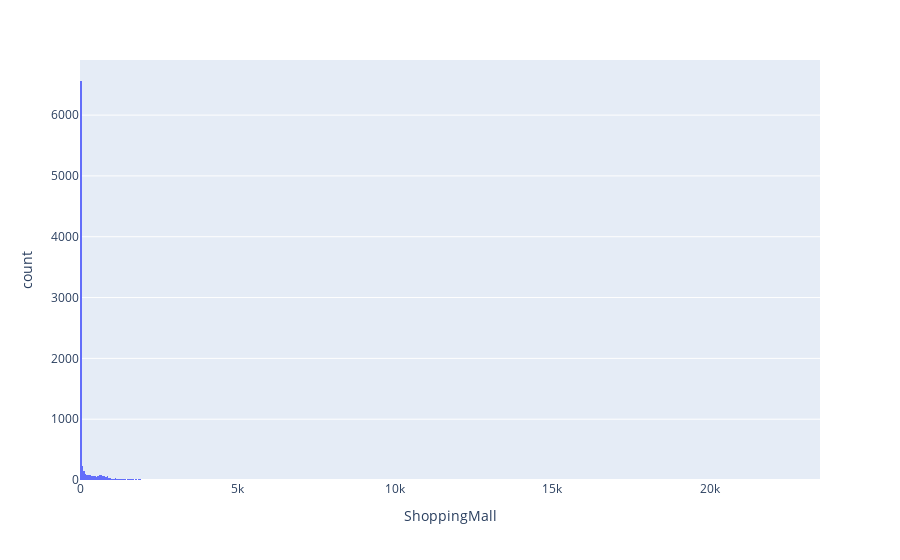

Notebook code cell kept with this figure:
### Markdown cell above
Most poeple seem to spend no more than $100 on food...

### Code cell
# 5. Distribution of Shopping Mall Bills
px.histogram(data_frame = train_df, x="ShoppingMall")

### Figure 1 — Plotly figure (JSON) as saved in the notebook; plotly's stock layout.template omitted (floating-point values rounded to 4 significant figures; data arrays with more than 128 entries replaced by an {"elided": "..."} marker saying what was removed)
{"data": [{"alignmentgroup": "True", "bingroup": "x", "hovertemplate": "ShoppingMall=%{x}<br>count=%{y}<extra></extra>", "legendgroup": "", "marker": {"color": "#636efa", "pattern": {"shape": ""}}, "name": "", "offsetgroup": "", "orientation": "v", "showlegend": false, "type": "histogram", "x": {"elided": "8693 int values"}, "xaxis": "x", "yaxis": "y"}], "layout": {"barmode": "relative", "legend": {"tracegroupgap": 0}, "margin": {"t": 60}, "xaxis": {"anchor": "y", "domain": [0, 1], "title": {"text": "ShoppingMall"}}, "yaxis": {"anchor": "x", "domain": [0, 1], "title": {"text": "count"}}}}
